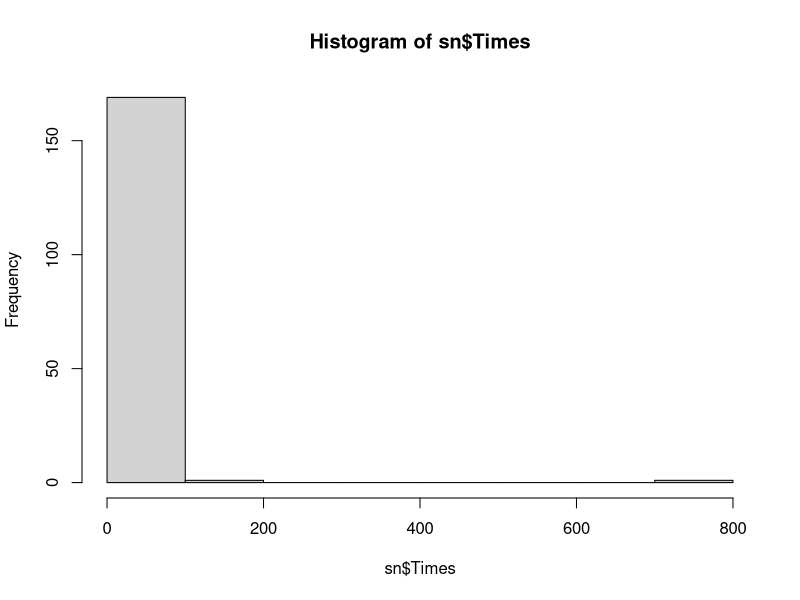
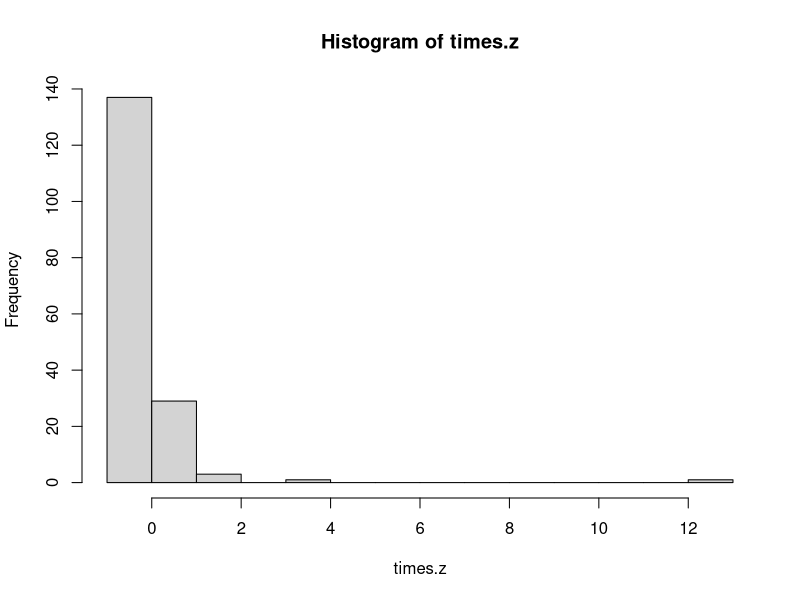
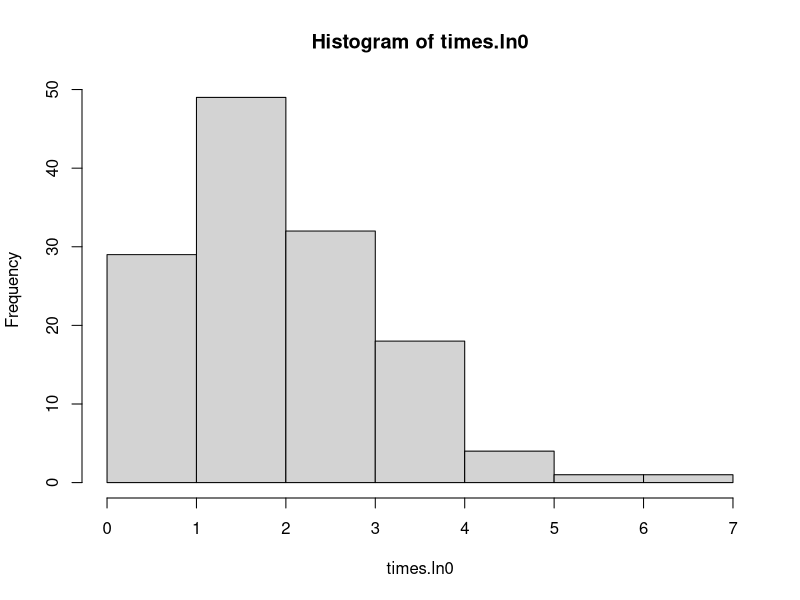
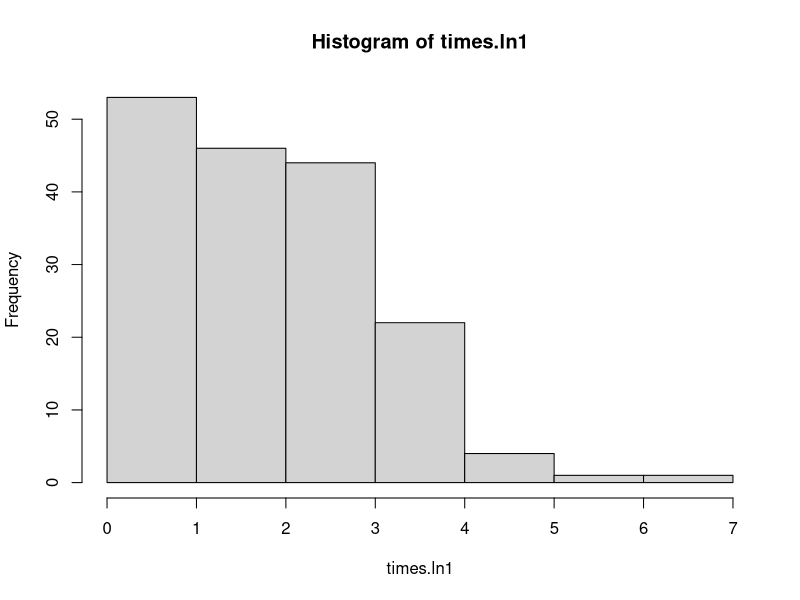
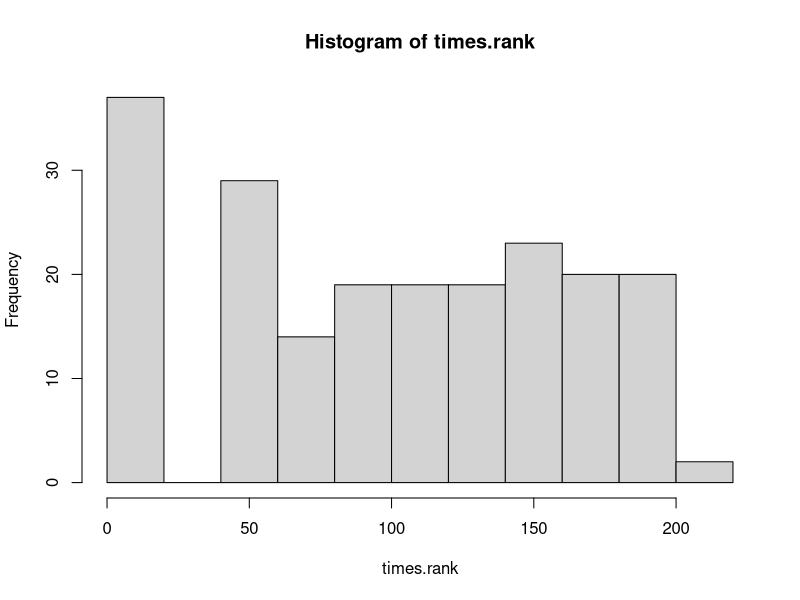
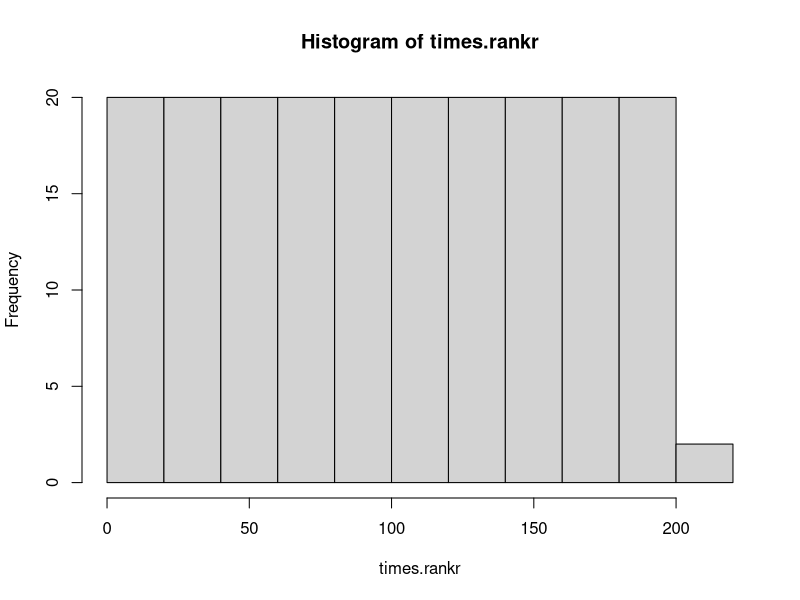

Write the R code that produced these figures, in order.
# Up and Running with R
# Ex04_01
# Recoding variables

# Use dataset "social_network.csv" which records the
# gender and age of 202 online survey respondents
# along with their preferred social networking site
# and an estimate of how many times they log in
# per week.

# Create data frame "sn" from CSV file w/headers
sn <- read.csv("social_network.csv", header = T)

# Install and load "psych" package for descriptives
install.packages("psych")
library("psych")

# Original variable Times
hist(sn$Times)
describe(sn$Times)

# z-scores
# Use built-in function "scale"
times.z <- scale(sn$Times)
hist(times.z)
describe(times.z)

# log
times.ln0 <- log(sn$Times)
hist(times.ln0)
describe(times.ln0)
# Add one to avoid undefined logs for 0 times
times.ln1 <- log(sn$Times + 1)
hist(times.ln1)
describe(times.ln1)

# Ranking
times.rank <- rank(sn$Times)
hist(times.rank)
describe(times.rank)
# ties.method = c("average", "first", "random", "max", "min")
times.rankr <- rank(sn$Times, ties.method = "random")
hist(times.rankr)
describe(times.rankr)

# Dichotomizing
# Use wisely and purposefully!
time.gt1 <- ifelse(sn$Times > 1, 1, 0)
time.gt1
